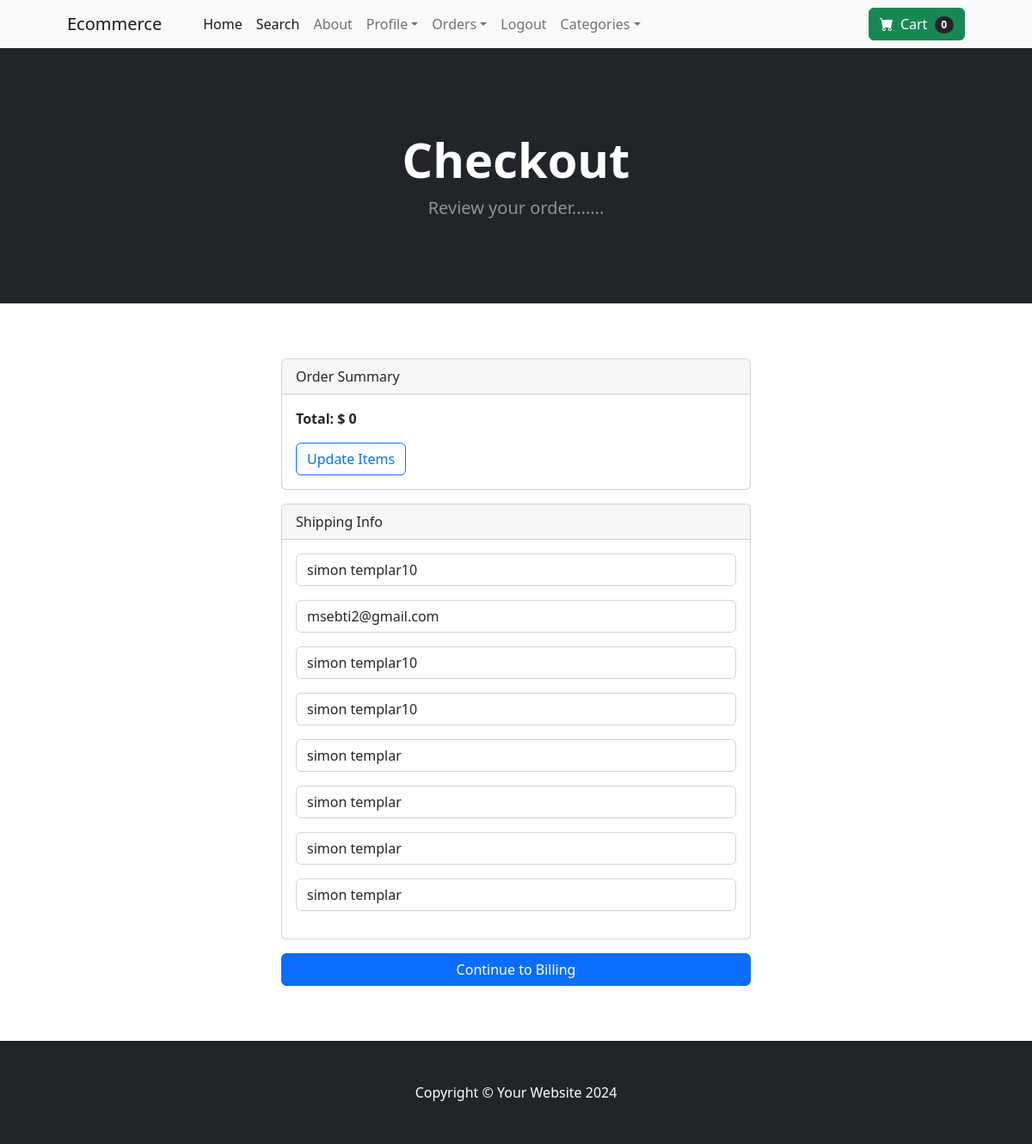
The app's page /payment/checkout (signed in) with its own data.
### payment_app/models.py (models this page shows, shortened)
class ShippingAddress(models.Model):
    user = models.ForeignKey(User, on_delete=models.CASCADE, null=True, blank=True)
    shipping_full_name = models.CharField(max_length=255, null=True, blank=True)
    shipping_email = models.CharField(max_length=255, null=True, blank=True)
    shipping_address1 = models.CharField(max_length=255, null=True, blank=True)
    shipping_address2 = models.CharField(max_length=255, null=True, blank=True)
    shipping_city = models.CharField(max_length=255, null=True, blank=True)
    shipping_state = models.CharField(max_length=255, null=True, blank=True)
    shipping_zipcode = models.CharField(max_length=255, null=True, blank=True)
    shipping_country = models.CharField(max_length=255, null=True, blank=True)
    class Meta:
        verbose_name_plural = "Shipping Address"

### payment_app/views.py (the view)
# urls.py: path('checkout', views.checkout, name='checkout'),
def checkout(request):
    cart = Cart(request)
    cart_products = cart.get_prods
    quantities= cart.get_quants
    totals = cart.cart_total()
    if request.user.is_authenticated:
        shipping_user = ShippingAddress.objects.get(user__id=request.user.id)
        shipping_form = ShippingForm(request.POST or None, instance=shipping_user)
        context={'cart_products':cart_products, 'quantities':quantities, 'totals':totals, 'shipping_form':shipping_form}
        return render(request, "payment_app/checkout.html", context)
    else:
        shipping_form = ShippingForm(request.POST or None)
        context={'cart_products':cart_products, 'quantities':quantities, 'totals':totals, 'shipping_form':shipping_form}
        return render(request, "payment_app/checkout.html", context)
    context={'cart_products':cart_products, 'quantities':quantities, 'totals':totals}
    return render(request, "payment_app/checkout.html", context)

### cart_app/cart.py (called while the page is built, shortened)
    def cart_total(self):
        product_ids=self.cart.keys()
        products=Product.objects.filter(id__in=product_ids)
        quantities = self.cart
        total=0
        return total

    def __len__(self):
        return len(self.cart)

    def get_prods(self):
        product_ids=self.cart.keys()
        products = Product.objects.filter(id__in=product_ids)
        return products

### cart_app/context_processors.py (called while the page is built)
def cart(request):
    context={'cart':Cart(request)}
    return context

### payment_app/templates/payment_app/checkout.html (shortened to what this page needs)
{% extends 'store_app/base.html' %}
{% block content %}
        <header class="bg-dark py-5">
            <div class="container px-4 px-lg-5 my-5">
                <div class="text-center text-white">
                    <h1 class="display-4 fw-bolder">Checkout</h1>
                    <p class="lead fw-normal text-white-50 mb-0">Review your order.......</p>
                </div>
            </div>
        </header>
        <section class="py-5">
            <div class="container">
                <div class="row">
                    <div class="col-md-6 offset-md-3 mt-3 mb-3">
                        <div class="card">
                            <div class="card-header">
                              Order Summary
                            </div>
                            <div class="card-body">
                                <strong>Total:  $ {{totals}} </strong>
                                <br>
                                <a href="{% url 'cart_summary' %}" class="btn btn-outline-primary mt-3">Update Items</a>
                            </div>
                          </div>
                          <div class="card mt-3">
                            <div class="card-header">
                              Shipping Info
                            </div>
                            <div class="card-body">
                              <form action="{% url 'billing_info' %}" method="post">
                              {{ shipping_form.as_p }}
                            </div>
                          </div>
                          <button type="submit" class="btn btn-primary mt-3 w-100">Continue to Billing</button>
                    </div>
                </div>
            </div>
        </section>
{% endblock %}

### records on screen
ShippingAddress: shipping_full_name "simon templar10", shipping_email "msebti2@gmail.com", shipping_address1 "simon templar10", shipping_address2 "simon templar10", shipping_city "simon templar", shipping_state "simon templar", shipping_zipcode "simon templar", shipping_country "simon templar"

### other values on screen
{{ cart|length }} "0"
{{ totals }} "0"
